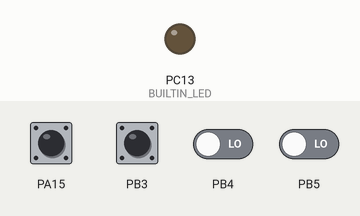
A sketch run on a simulated STM32 Blue Pill. Shown: output pins drawn as LEDs (lit = HIGH). The inputs (shaded band) are chosen by the test bench; at power-on: PA15, PB3–5 LOW. What the sketch prints to the serial monitor is not drawn.

Above: at 0.01 s.
At 1.2 s:
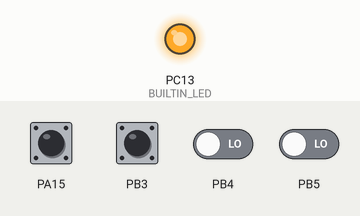
1.3 s: PA15 driven HIGH
2.8 s: PB3 driven HIGH
4.3 s: PB4 driven HIGH
5.8 s: PB5 driven HIGH
7.3 s: PA15 pulsed LOW 2 times (0.12 s each, 0.3 s apart)
9.4 s: PB3 pulsed LOW 2 times (0.12 s each, 0.3 s apart)
Timing chart, 0 to 12.4 s (numbered marks = the images above; inputs shaded):
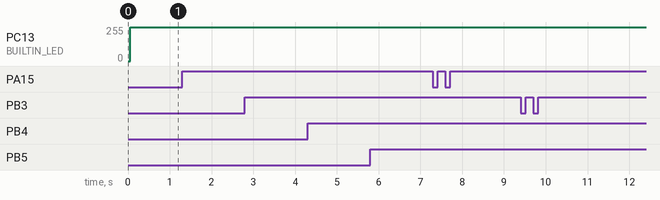

Measured:
- after the input at 1.3 s, every drawn part: stays the same
- after the input at 2.8 s, every drawn part: stays the same
- after the input at 4.3 s, every drawn part: stays the same
- after the input at 5.8 s, every drawn part: stays the same
- after the input at 7.3 s, every drawn part: stays the same
- after the input at 9.4 s, every drawn part: stays the same

The sketch:

sketch_nov29a.ino
```cpp
#include "STM32TimerInterrupt.h"
#include <IWatchdog.h>

// system
#define BUILTIN_LED PC13  // A.L
STM32Timer ITimer(TIM1);

// switch
#define SW_0_PIN PB5
#define SW_1_PIN PB4
#define SW_2_PIN PB3
#define SW_3_PIN PA15

struct SW {
  uint8_t pin;
  bool flag;
  uint8_t delay;
};

SW sw_0;
SW sw_1;
SW sw_2;
SW sw_3;

//
uint8_t count100us = 0;

// 시리얼 통신
uint8_t bSndPacket[12] = { 0, 0, 0, 0, 0, 0, 0, 0, 0, 0, 0, 0 };

#pragma region CRC
static const uint16_t crctab[256] = {
  0x0000, 0xc0c1, 0xc181, 0x0140, 0xc301, 0x03c0, 0x0280, 0xc241,
  0xc601, 0x06c0, 0x0780, 0xc741, 0x0500, 0xc5c1, 0xc481, 0x0440,
  0xcc01, 0x0cc0, 0x0d80, 0xcd41, 0x0f00, 0xcfc1, 0xce81, 0x0e40,
  0x0a00, 0xcac1, 0xcb81, 0x0b40, 0xc901, 0x09c0, 0x0880, 0xc841,
  0xd801, 0x18c0, 0x1980, 0xd941, 0x1b00, 0xdbc1, 0xda81, 0x1a40,
  0x1e00, 0xdec1, 0xdf81, 0x1f40, 0xdd01, 0x1dc0, 0x1c80, 0xdc41,
  0x1400, 0xd4c1, 0xd581, 0x1540, 0xd701, 0x17c0, 0x1680, 0xd641,
  0xd201, 0x12c0, 0x1380, 0xd341, 0x1100, 0xd1c1, 0xd081, 0x1040,
  0xf001, 0x30c0, 0x3180, 0xf141, 0x3300, 0xf3c1, 0xf281, 0x3240,
  0x3600, 0xf6c1, 0xf781, 0x3740, 0xf501, 0x35c0, 0x3480, 0xf441,
  0x3c00, 0xfcc1, 0xfd81, 0x3d40, 0xff01, 0x3fc0, 0x3e80, 0xfe41,
  0xfa01, 0x3ac0, 0x3b80, 0xfb41, 0x3900, 0xf9c1, 0xf881, 0x3840,
  0x2800, 0xe8c1, 0xe981, 0x2940, 0xeb01, 0x2bc0, 0x2a80, 0xea41,
  0xee01, 0x2ec0, 0x2f80, 0xef41, 0x2d00, 0xedc1, 0xec81, 0x2c40,
  0xe401, 0x24c0, 0x2580, 0xe541, 0x2700, 0xe7c1, 0xe681, 0x2640,
  0x2200, 0xe2c1, 0xe381, 0x2340, 0xe101, 0x21c0, 0x2080, 0xe041,
  0xa001, 0x60c0, 0x6180, 0xa141, 0x6300, 0xa3c1, 0xa281, 0x6240,
  0x6600, 0xa6c1, 0xa781, 0x6740, 0xa501, 0x65c0, 0x6480, 0xa441,
  0x6c00, 0xacc1, 0xad81, 0x6d40, 0xaf01, 0x6fc0, 0x6e80, 0xae41,
  0xaa01, 0x6ac0, 0x6b80, 0xab41, 0x6900, 0xa9c1, 0xa881, 0x6840,
  0x7800, 0xb8c1, 0xb981, 0x7940, 0xbb01, 0x7bc0, 0x7a80, 0xba41,
  0xbe01, 0x7ec0, 0x7f80, 0xbf41, 0x7d00, 0xbdc1, 0xbc81, 0x7c40,
  0xb401, 0x74c0, 0x7580, 0xb541, 0x7700, 0xb7c1, 0xb681, 0x7640,
  0x7200, 0xb2c1, 0xb381, 0x7340, 0xb101, 0x71c0, 0x7080, 0xb041,
  0x5000, 0x90c1, 0x9181, 0x5140, 0x9301, 0x53c0, 0x5280, 0x9241,
  0x9601, 0x56c0, 0x5780, 0x9741, 0x5500, 0x95c1, 0x9481, 0x5440,
  0x9c01, 0x5cc0, 0x5d80, 0x9d41, 0x5f00, 0x9fc1, 0x9e81, 0x5e40,
  0x5a00, 0x9ac1, 0x9b81, 0x5b40, 0x9901, 0x59c0, 0x5880, 0x9841,
  0x8801, 0x48c0, 0x4980, 0x8941, 0x4b00, 0x8bc1, 0x8a81, 0x4a40,
  0x4e00, 0x8ec1, 0x8f81, 0x4f40, 0x8d01, 0x4dc0, 0x4c80, 0x8c41,
  0x4400, 0x84c1, 0x8581, 0x4540, 0x8701, 0x47c0, 0x4680, 0x8641,
  0x8201, 0x42c0, 0x4380, 0x8341, 0x4100, 0x81c1, 0x8081, 0x4040
};

#define highByte(x) ((x) >> (8))   // keep upper 8 bits
#define lowByte(x) ((x) & (0xff))  // keep lower 8 bits

uint16_t CalcCRC(uint8_t *icp, uint8_t icnt) {
  int cnt = icnt;
  uint16_t icrc = 0;
  uint8_t *cp = icp;
  while (cnt--)
    icrc = ((icrc >> 8) & 0xff) ^ crctab[(icrc & 0xff) ^ *cp++];
  return (icrc);
}
#pragma endregion

// 인터럽트 서비스 루틴
void TimerHandler()  // 100us
{
  count100us++;
}

void serialEvent() {

}

void setup() {
  // put your setup code here, to run once:

  Serial.begin(9600);
  while (!Serial)
    ;

  sw_0.pin = SW_0_PIN;
  sw_1.pin = SW_1_PIN;
  sw_2.pin = SW_2_PIN;
  sw_3.pin = SW_3_PIN;

  pinMode(sw_0.pin, INPUT);
  pinMode(sw_1.pin, INPUT);
  pinMode(sw_2.pin, INPUT);
  pinMode(sw_3.pin, INPUT);

  pinMode(BUILTIN_LED, OUTPUT);
  digitalWrite(BUILTIN_LED, HIGH);  // OFF

  ITimer.attachInterruptInterval(100, TimerHandler);  // 100us

  IWatchdog.reload();
  IWatchdog.begin(50000);  // 50ms
}

void loop() {
  // put your main code here, to run repeatedly:

  if (count100us >= 50) {  // 5ms
    count100us = 0;

    digitalWrite(BUILTIN_LED, LOW);  // ON
    // 사용자 코드 시작 ~~~~~~~~~~~~~~~~~~~~~~~~~~~~~~~~~~~~~~~~~~~

    check_SW_0();
    check_SW_1();
    check_SW_2();
    check_SW_3();

    // 사용자 코드 끝 ~~~~~~~~~~~~~~~~~~~~~~~~~~~~~~~~~~~~~~~~~~~~~

    digitalWrite(BUILTIN_LED, HIGH);  // OFF
  }

  IWatchdog.reload();
}

void SendPacket(uint8_t *pkt) {
  for (uint8_t i = 0; i < 12; i++) {
    Serial.write(pkt[i]);
  }
  Serial.flush();
}
```

switch.ino
```cpp
// switch

void check_SW_0(void) {
  if (digitalRead(sw_0.pin) == HIGH) {  // 버튼 누름
    if (sw_0.delay++ >= 10) {           // 5ms 마다 증가해서 누른채로 50ms지나면
      if (sw_0.flag == false) {
        sw_0.flag = true;

        uint8_t crc[2] = { 0x00, 0x00 };
        uint8_t pkt[12] = { 0x02, 0x31, 0x32, 0x40, 0x40, 0x40, 0x40, 0x40, 0x40, 0x03, 0x00, 0x00 };

        uint16_t crc16 = CalcCRC(&pkt[0], 10);
        crc[1] = lowByte(crc16);
        crc[0] = highByte(crc16);
        pkt[10] = crc[0];
        pkt[11] = crc[1];

        SendPacket(pkt);
      }
    }
  } else  // 버튼 놓음, 또는 채터링시에도 변수 리셋
  {
    if (sw_0.flag == true) {
    }

    sw_0.delay = 0;
    sw_0.flag = false;
  }
}

void check_SW_1(void) {
  if (digitalRead(sw_1.pin) == HIGH) {  // 버튼 누름
    if (sw_1.delay++ >= 10) {           // 5ms 마다 증가해서 누른채로 50ms지나면
      if (sw_1.flag == false) {
        sw_1.flag = true;

        uint8_t crc[2] = { 0x00, 0x00 };
        uint8_t pkt[12] = { 0x02, 0x31, 0x32, 0x40, 0x40, 0x40, 0x40, 0x40, 0x41, 0x03, 0x00, 0x00 };

        uint16_t crc16 = CalcCRC(&pkt[0], 10);
        crc[1] = lowByte(crc16);
        crc[0] = highByte(crc16);
        pkt[10] = crc[0];
        pkt[11] = crc[1];

        SendPacket(pkt);
      }
    }
  } else  // 버튼 놓음, 또는 채터링시에도 변수 리셋
  {
    if (sw_1.flag == true) {
    }
    sw_1.delay = 0;
    sw_1.flag = false;
  }
}

void check_SW_2(void) {
  if (digitalRead(sw_2.pin) == HIGH) {  // 버튼 누름
    if (sw_2.delay++ >= 10) {           // 5ms 마다 증가해서 누른채로 50ms지나면
      if (sw_2.flag == false) {
        sw_2.flag = true;

        uint8_t crc[2] = { 0x00, 0x00 };
        uint8_t pkt[12] = { 0x02, 0x31, 0x32, 0x40, 0x40, 0x40, 0x40, 0x40, 0x42, 0x03, 0x00, 0x00 };

        uint16_t crc16 = CalcCRC(&pkt[0], 10);
        crc[1] = lowByte(crc16);
        crc[0] = highByte(crc16);
        pkt[10] = crc[0];
        pkt[11] = crc[1];

        SendPacket(pkt);
      }
    }
  } else  // 버튼 놓음, 또는 채터링시에도 변수 리셋
  {
    if (sw_2.flag == true) {
    }
    sw_2.delay = 0;
    sw_2.flag = false;
  }
}

void check_SW_3(void) {
  if (digitalRead(sw_3.pin) == HIGH) {  // 버튼 누름
    if (sw_3.delay++ >= 10) {           // 5ms 마다 증가해서 누른채로 50ms지나면
      if (sw_3.flag == false) {
        sw_3.flag = true;

        uint8_t crc[2] = { 0x00, 0x00 };
        uint8_t pkt[12] = { 0x02, 0x31, 0x32, 0x40, 0x40, 0x40, 0x40, 0x40, 0x43, 0x03, 0x00, 0x00 };

        uint16_t crc16 = CalcCRC(&pkt[0], 10);
        crc[1] = lowByte(crc16);
        crc[0] = highByte(crc16);
        pkt[10] = crc[0];
        pkt[11] = crc[1];

        SendPacket(pkt);
      }
    }
  } else  // 버튼 놓음, 또는 채터링시에도 변수 리셋
  {
    if (sw_3.flag == true) {
    }
    sw_3.delay = 0;
    sw_3.flag = false;
  }
}
```
